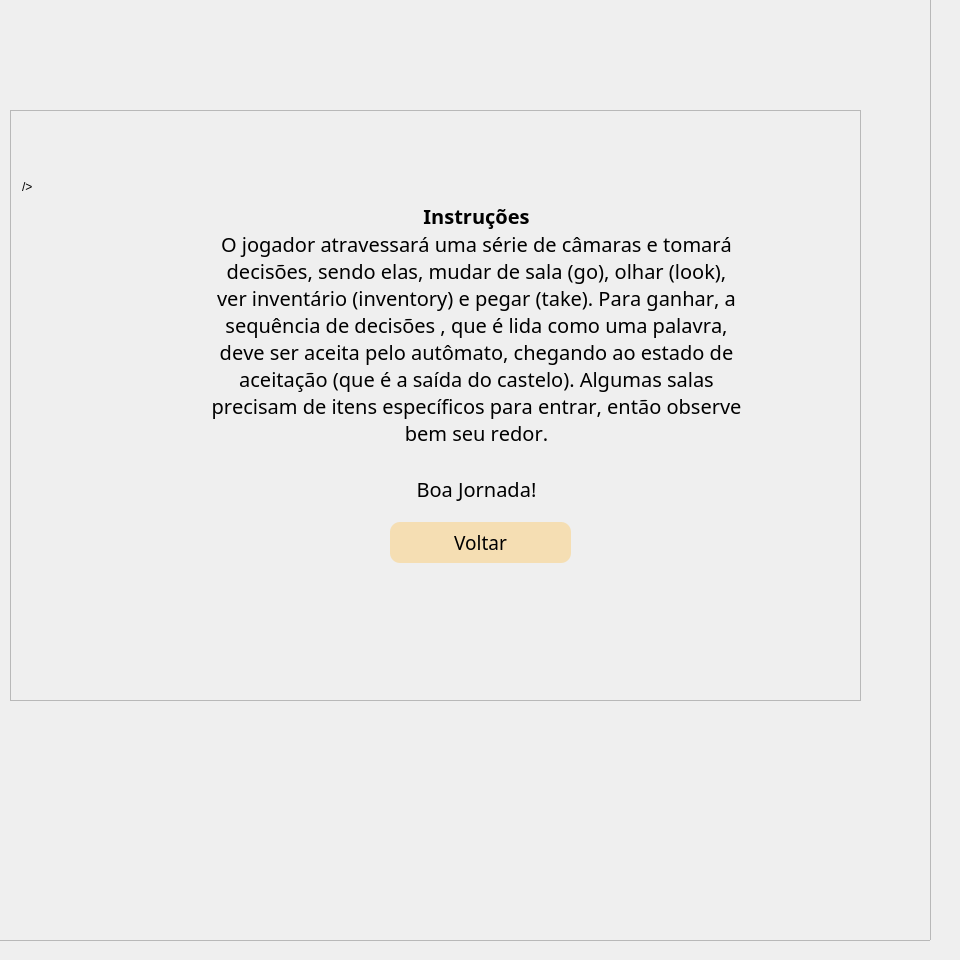
      <widget class="QWidget" name="page_instr">
       <widget class="QFrame" name="frame_2">
        <property name="geometry">
         <rect>
          <x>-20</x>
          <y>-10</y>
          <width>951</width>
          <height>951</height>
         </rect>
        </property>
        <property name="frameShape">
         <enum>QFrame::StyledPanel</enum>
        </property>
        <property name="frameShadow">
         <enum>QFrame::Raised</enum>
        </property>
        <widget class="QFrame" name="frame_3">
         <property name="geometry">
          <rect>
           <x>30</x>
           <y>120</y>
           <width>851</width>
           <height>591</height>
          </rect>
         </property>
         <property name="frameShape">
          <enum>QFrame::StyledPanel</enum>
         </property>
         <property name="frameShadow">
          <enum>QFrame::Raised</enum>
         </property>
         <widget class="QLabel" name="label_4">
          <property name="geometry">
           <rect>
            <x>8</x>
            <y>-111</y>
            <width>1031</width>
            <height>741</height>
           </rect>
          </property>
          <property name="text">
           <string>&lt;html&gt;&lt;head/&gt;&lt;body&gt;&lt;p&gt;&lt;img src=&quot;:/icons/imagens/imgbin-paper-parchment-scroll-papyrus-pina-colada-cocktail-eanyVe3gtFaDjqn3X5VbGHwnG-removebg-preview.png&quot;

width = &quot;900&quot;
height = &quot;700&quot;/&gt;&lt;/p&gt;&lt;/body&gt;&lt;/html&gt;</string>
          </property>
         </widget>
         <widget class="QTextBrowser" name="txt_instructr">
          <property name="geometry">
           <rect>
            <x>196</x>
            <y>60</y>
            <width>541</width>
            <height>431</height>
           </rect>
          </property>
          <property name="font">
           <font>
            <family>Papyrus</family>
            <pointsize>15</pointsize>
            <kerning>false</kerning>
           </font>
          </property>
          <property name="styleSheet">
           <string notr="true">QTextBrowser{

background: transparent;
justify-text: center;
border-radius: 10px 10px;

}
QLabel{

background-color: grey;
opacity:0.5;

border-radius: 10px 10px;
}
</string>
          </property>
          <property name="frameShadow">
           <enum>QFrame::Raised</enum>
          </property>
          <property name="lineWidth">
           <number>5</number>
          </property>
          <property name="html">
           <string>&lt;!DOCTYPE HTML PUBLIC &quot;-//W3C//DTD HTML 4.0//EN&quot; &quot;http://www.w3.org/TR/REC-html40/strict.dtd&quot;&gt;
&lt;html&gt;&lt;head&gt;&lt;meta name=&quot;qrichtext&quot; content=&quot;1&quot; /&gt;&lt;style type=&quot;text/css&quot;&gt;
p, li { white-space: pre-wrap; }
&lt;/style&gt;&lt;/head&gt;&lt;body style=&quot; font-family:'Papyrus'; font-size:15pt; font-weight:400; font-style:normal;&quot;&gt;
&lt;p align=&quot;center&quot; style=&quot;-qt-paragraph-type:empty; margin-top:0px; margin-bottom:0px; margin-left:0px; margin-right:0px; -qt-block-indent:0; text-indent:0px;&quot;&gt;&lt;br /&gt;&lt;/p&gt;
&lt;p align=&quot;center&quot; style=&quot; margin-top:0px; margin-bottom:0px; margin-left:0px; margin-right:0px; -qt-block-indent:0; text-indent:0px;&quot;&gt;&lt;span style=&quot; font-weight:600;&quot;&gt;Instruções&lt;/span&gt;&lt;/p&gt;
&lt;p align=&quot;center&quot; style=&quot; margin-top:0px; margin-bottom:0px; margin-left:0px; margin-right:0px; -qt-block-indent:0; text-indent:0px;&quot;&gt;O jogador atravessará uma série de câmaras e tomará decisões, sendo elas, mudar de sala (go), olhar (look), ver inventário (inventory) e pegar (take). Para ganhar, a sequência de decisões , que é lida como uma palavra, deve ser aceita pelo autômato, chegando ao estado de aceitação (que é a saída do castelo). Algumas salas precisam de itens específicos para entrar, então observe bem seu redor.&lt;/p&gt;
&lt;p align=&quot;center&quot; style=&quot;-qt-paragraph-type:empty; margin-top:0px; margin-bottom:0px; margin-left:0px; margin-right:0px; -qt-block-indent:0; text-indent:0px;&quot;&gt;&lt;br /&gt;&lt;/p&gt;
&lt;p align=&quot;center&quot; style=&quot; margin-top:0px; margin-bottom:0px; margin-left:0px; margin-right:0px; -qt-block-indent:0; text-indent:0px;&quot;&gt;Boa Jornada!&lt;/p&gt;&lt;/body&gt;&lt;/html&gt;</string>
          </property>
         </widget>
         <widget class="QPushButton" name="pb_back">
          <property name="geometry">
           <rect>
            <x>380</x>
            <y>412</y>
            <width>181</width>
            <height>41</height>
           </rect>
          </property>
          <property name="font">
           <font>
            <family>Papyrus</family>
            <pointsize>14</pointsize>
           </font>
          </property>
          <property name="styleSheet">
           <string notr="true">background-color:wheat;
border-radius:10px;</string>
          </property>
          <property name="text">
           <string>Voltar</string>
          </property>
         </widget>
        </widget>
        <widget class="QLabel" name="label_3">
         <property name="geometry">
          <rect>
           <x>42</x>
           <y>-278</y>
           <width>1153</width>
           <height>950</height>
          </rect>
         </property>
         <property name="styleSheet">
          <string notr="true">background:transparent;</string>
         </property>
         <property name="text">
          <string>&lt;html&gt;&lt;head/&gt;&lt;body&gt;&lt;p&gt;&lt;img src=&quot;:/icons/imagens/_54c07ec3-fc12-4eb3-8d48-c1daefbfa04b.jpeg&quot; &lt;style = height = &quot;100%&quot;, width=&quot;100%&quot;, object-fit= &quot;cover&quot;/&gt;/&gt;&lt;/p&gt;&lt;/body&gt;&lt;/html&gt;</string>
         </property>
        </widget>
        <zorder>label_3</zorder>
        <zorder>frame_3</zorder>
       </widget>
      </widget>
